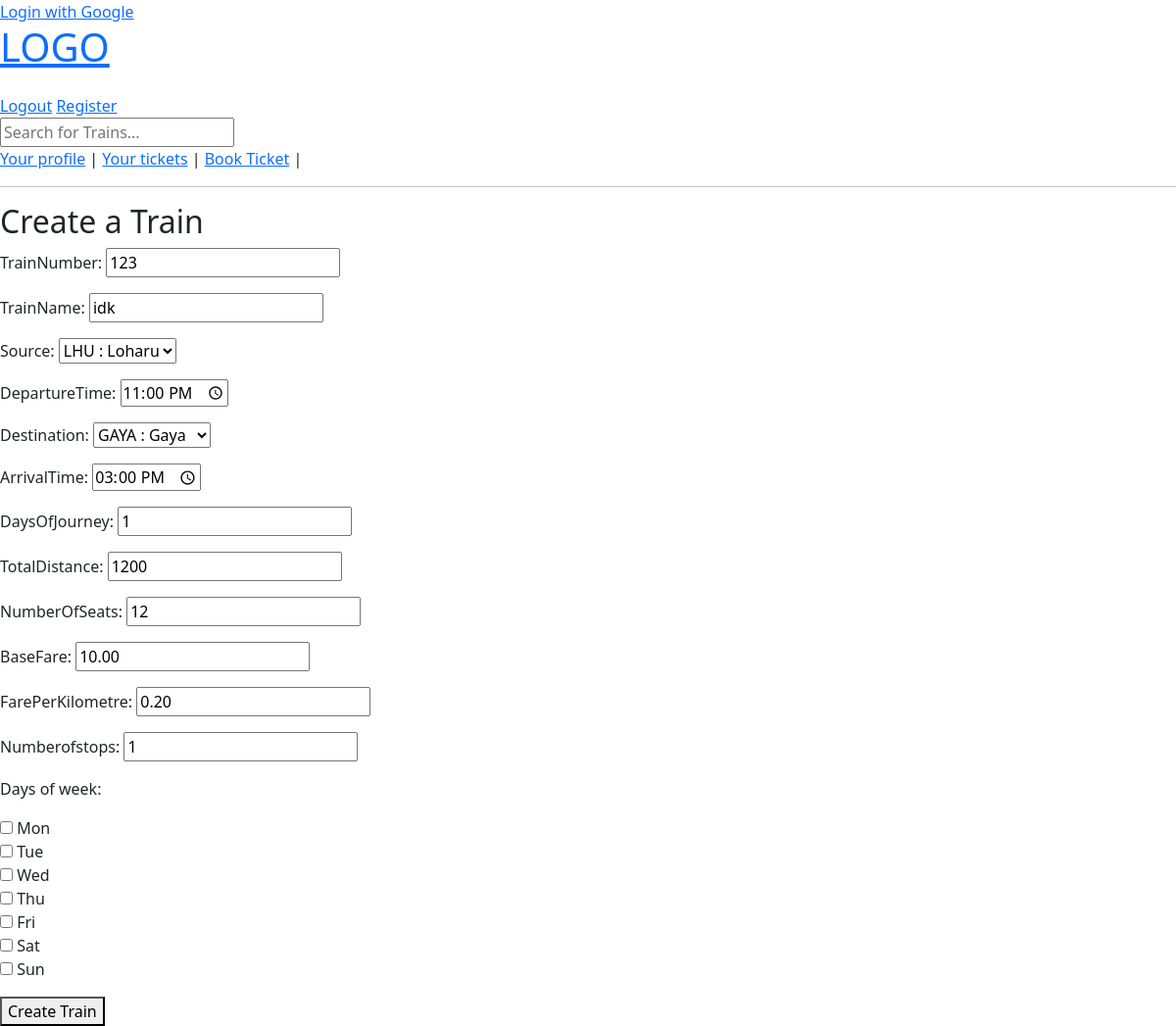
/edit-train/35/ (signed in), run on the app's committed database.
### trains/models.py (models this page shows, shortened)
class Train(models.Model):
    trainNumber = models.IntegerField(unique=True)
    trainName = models.CharField(max_length=100)
    source = models.ForeignKey(Station, on_delete=models.CASCADE, related_name='source')
    departureTime = models.TimeField(null=True)
    destination = models.ForeignKey(Station, on_delete=models.CASCADE, related_name='destination')
    arrivalTime = models.TimeField(null=True)
    daysOfJourney = models.PositiveIntegerField(null=True)
    totalDistance = models.IntegerField()
    numberOfSeats = models.PositiveIntegerField()
    daysOfWeek = models.ManyToManyField(Day, help_text='Select the days of the week', blank=True)
    baseFare = models.DecimalField(null=True, decimal_places=2, max_digits=10)
    farePerKilometre = models.DecimalField(null=True, decimal_places=2, max_digits=10)
    numberOfStops = models.IntegerField(default=0)

### trains/views.py (the view)
# urls.py: path('edit-train/<str:pk>/', trains_views.EditTrianView, name='edit-train'),
@login_required(login_url='accounts/login/')
def EditTrianView(request, pk):
    user=request.user
    if user.is_staff:
        message = None
        train = Train.objects.get(id=pk)
        if request.method == 'POST':
            form = TrainCreationForm(request.POST, instance=train)
            if form.is_valid():
                updated_train = form.save(commit=False)
                updated_train.id=pk
                updated_train.save()
                message = messages.success(request, "The Train details have been updated successfully.")
                return redirect('all-trains')
            else:
                message = messages.error(request, "Error validating Form!!")
        else:
            form = TrainCreationForm(instance=train)
        context = {'form': form, 'message': message}
        return render(request, 'trains/create_train.html', context)
    else:
        message = messages.warning(request, "You are not allowed to visit that page!!!")
        return redirect('home')

### trains/forms.py
class TrainCreationForm(forms.ModelForm):
    DAYS_CHOICES = [
        ('Mon', 'Monday'),
        ('Tue', 'Tuesday'),
        ('Wed', 'Wednesday'),
        ('Thu', 'Thursday'),
        ('Fri', 'Friday'),
        ('Sat', 'Saturday'),
        ('Sun', 'Sunday'),
    ]
    days_of_week = forms.ModelMultipleChoiceField(
        queryset=Day.objects.all(),
        widget=forms.CheckboxSelectMultiple,
        required=True,
    )
    numberOfStops = forms.IntegerField()
    class Meta:
        model = Train
        fields = ['trainNumber', 'trainName', 'source', 'departureTime', 'destination', 'arrivalTime', 'daysOfJourney', 'totalDistance', 'numberOfSeats', 'baseFare', 'farePerKilometre', 'numberOfStops', 'id']
        widgets = {
            'arrivalTime': forms.TimeInput(attrs={'type': 'time'}),
            'departureTime': forms.TimeInput(attrs={'type': 'time'})
        }

### stations/models.py (called while the page is built)
    def __str__(self):
        return f'{self.stationCode} : {self.stationName}'

### trains/models.py (called while the page is built)
    def __str__(self):
        return self.day_code

### trains/templates/trains/create_train.html (shortened to what this page needs)
{% extends 'main.html' %}
{% block content %}
  <h2>Create a Train</h2>
  <form method="post" action="{% url 'create-train' %}">
    {{ form.as_p }}
    <button type="submit">Create Train</button>
  </form>
{% endblock %}

### data on the page
Train: trainNumber "123", trainName "idk", source "LHU : Loharu", departureTime "23:00:00", destination "GAYA : Gaya", arrivalTime "15:00:00", daysOfJourney "1", totalDistance "1200", numberOfSeats "12", baseFare "10.00", farePerKilometre "0.20", numberOfStops "1"
